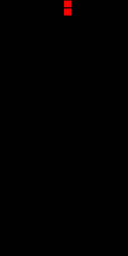
Frame 1 (no input)
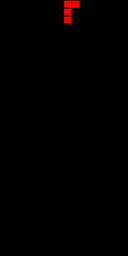
Frame 60 (no input)
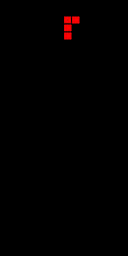
Frame 120 (the mouse pressed at the canvas centre since frame 60)

The p5.js sketch that drew these frames (run headless with seeded random() and noise() and a simulated clock; from frame 60 on, the mouse is pressed at the canvas centre):

// p5.js sketch
// ── sketch.js
let WIDTH = 16;          // Board width (16 cells)
let HEIGHT = 32;         // Board height (32 cells)
let CELL_SIZE = 8;       // Each cell is 8x8 pixels
let COLOR_BLOCK = [255, 0, 0]; // Red for blocks
let COLOR_BG = [0, 0, 0];      // Black for background
let DELAY_FRAMES = 30;         // Approx 0.5s at 60 FPS (5000 cycles in MIPS)
let board;                     // 2D array for board (16x32)
let currentPiece = [];         // Current piece coordinates [x,y]
let pieceX, pieceY;            // Center position of current piece
let pieceType;                 // Type of current piece (0=I, 1=O, 2=L, 3=T)
let frameCounter = 0;          // For timing piece movement

// Piece definitions (relative x,y coordinates for 4 blocks)
const PIECES = [
  [[0,-1], [0,0], [0,1], [0,2]], // I
  [[0,0], [0,1], [1,0], [1,1]],   // O
  [[0,-1], [0,0], [0,1], [1,-1]], // L
  [[0,-1], [0,0], [0,1], [-1,0]]  // T
];

function setup() {
  createCanvas(WIDTH * CELL_SIZE, HEIGHT * CELL_SIZE); // 128x256 pixels
  board = Array(HEIGHT).fill().map(() => Array(WIDTH).fill(0)); // Initialize board
  pieceType = -1; // No piece initially
  generatePiece();
}

function draw() {
  // Clear canvas
  background(COLOR_BG);
  // Draw board
  drawBoard();
  // Draw current piece
  drawPiece();
  // Update game state
  frameCounter++;
  if (frameCounter >= DELAY_FRAMES) {
    frameCounter = 0;
    if (!tryMoveDown()) {
      fixPiece();
      generatePiece();
    }
  }
}

function drawBoard() {
  for (let y = 0; y < HEIGHT; y++) {
    for (let x = 0; x < WIDTH; x++) {
      if (board[y][x] === 1) {
        fill(COLOR_BLOCK);
      } else {
        fill(COLOR_BG);
      }
      rect(x * CELL_SIZE, y * CELL_SIZE, CELL_SIZE, CELL_SIZE);
    }
  }
}

function drawPiece() {
  fill(COLOR_BLOCK);
  for (let i = 0; i < 4; i++) {
    let x = pieceX + currentPiece[i][0];
    let y = pieceY + currentPiece[i][1];
    if (x >= 0 && x < WIDTH && y >= 0 && y < HEIGHT) {
      rect(x * CELL_SIZE, y * CELL_SIZE, CELL_SIZE, CELL_SIZE);
    }
  }
}

function generatePiece() {
  pieceType = floor(random(4)); // Random piece (0-3)
  currentPiece = PIECES[pieceType].map(coord => [...coord]); // Deep copy
  pieceX = 8; // Center of 16 columns
  pieceY = 0; // Top of board
  if (checkCollision()) {
    gameOver();
  }
}

function tryMoveDown() {
  pieceY++;
  if (checkCollision()) {
    pieceY--;
    return false;
  }
  return true;
}

function fixPiece() {
  for (let i = 0; i < 4; i++) {
    let x = pieceX + currentPiece[i][0];
    let y = pieceY + currentPiece[i][1];
    if (x >= 0 && x < WIDTH && y >= 0 && y < HEIGHT) {
      board[y][x] = 1;
    }
  }
  clearLines();
  pieceType = -1; // No piece
}

function clearLines() {
  for (let y = HEIGHT - 1; y >= 0; y--) {
    if (board[y].every(cell => cell === 1)) {
      // Remove line
      board.splice(y, 1);
      // Add empty line at top
      board.unshift(Array(WIDTH).fill(0));
      y++; // Re-check same y after shift
    }
  }
}

function checkCollision() {
  for (let i = 0; i < 4; i++) {
    let x = pieceX + currentPiece[i][0];
    let y = pieceY + currentPiece[i][1];
    if (x < 0 || x >= WIDTH || y >= HEIGHT) {
      return true;
    }
    if (y >= 0 && board[y][x] === 1) {
      return true;
    }
  }
  return false;
}

function keyPressed() {
  if (key === '4') { // Left
    pieceX--;
    if (checkCollision()) {
      pieceX++;
    }
  } else if (key === '6') { // Right
    pieceX++;
    if (checkCollision()) {
      pieceX--;
    }
  } else if (key === '2') { // Down
    tryMoveDown();
  } else if (key === '5') { // Rotate
    let tempPiece = currentPiece.map(coord => [coord[1], -coord[0]]); // 90° rotation
    let oldPiece = currentPiece.map(coord => [...coord]);
    currentPiece = tempPiece;
    if (checkCollision()) {
      currentPiece = oldPiece; // Revert if collision
    }
  } else if (key === 'q') { // Quit
    gameOver();
  }
}

function gameOver() {
  background(COLOR_BG);
  noLoop(); // Stop draw loop
}
